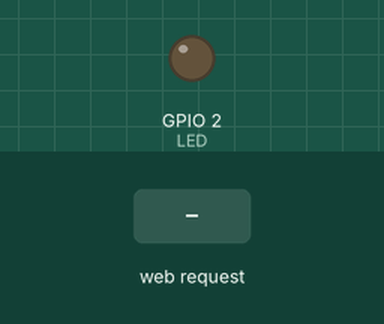
Recording of a sketch running on a simulated ESP8266 (NodeMCU). On the bench: output pins drawn as LEDs (lit = HIGH). The test bench sets the inputs (shaded band). WiFi joins after 1.5 s; servers stay silent unless stated; what the sketch prints to the serial monitor is not drawn.

Above: at 2.7 s.
2.8 s: HTTP request GET /acender received
At 3.5 s:
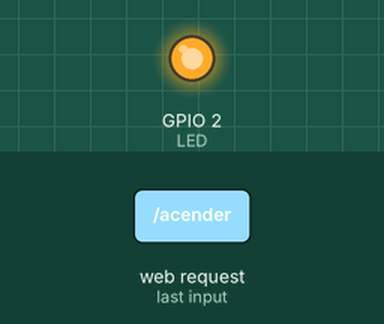
4.3 s: HTTP request GET /apagar received
At 4.6 s:
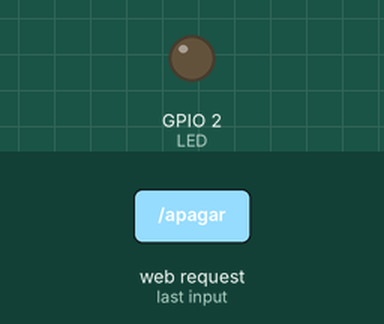
Timing chart, 0 to 7.3 s (numbered marks = the images above; inputs shaded):
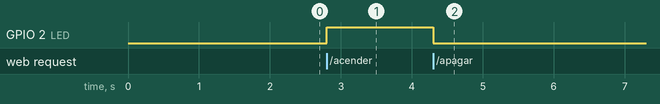

Measured:
- after the input at 2.8 s, GPIO 2 (LED): LOW → HIGH at once
- after the input at 4.3 s, GPIO 2 (LED): HIGH → LOW at once

The sketch:

10_botao___led_via_browser.ino
```cpp
/*
 * O código a baixo permite que um led seja controlado tanto pelo botão,
 * quanto pelo browser.
 * É dado um feedback ON ou OFF quando o botão é pressionado
 */

#include <ESP8266WiFi.h>
#include <WiFiClient.h>
#include <ESP8266WebServer.h>
#include "homePage.h"

#define NOME "Valdirene"  // O nome da rede utilizada
#define SENHA "wifi@@@@"  //credenciais da rede
#define LED 2            //GPIO 2 terá um led
#define BOTAO 0           //GPIO 0 terá um botão

//Definindo a porta do nosso webserver
ESP8266WebServer server(80);
void setup() {
  Serial.begin(115200);

  //definindo inputs e outputs
  pinMode(LED, OUTPUT);
  pinMode(BOTAO, INPUT);

  digitalWrite(LED, LOW);

  //=========== Configurações do Wifi =======================

  //Rece NOME e a SENHA que definimos
  WiFi.begin(NOME, SENHA);

    //Feedback do status da conexão
  Serial.println("");
  Serial.print("Conectando");
  while(WiFi.status() != WL_CONNECTED){
  delay(500);
  Serial.print(".");
  }
   //Configuração do IP fixo, deve ser congigurado com base na rede utilizada
  IPAddress ip(10, 0, 0, 125);
  IPAddress gateway(10, 0, 0, 1);
  IPAddress subnet(255, 255, 255, 0);
  Serial.print("Configurando IP fixo para: ");
  Serial.println(ip);


  //enviamos todas as informações que configuramos
  WiFi.config(ip, gateway, subnet);
    //Feedback
  Serial.println("");
  Serial.println("Connectado");
  Serial.print ("IP: ");
  Serial.println(WiFi.localIP());

  //=================== Funções das requisições HTTP ====================

  server.on("/home", HTTP_GET, pgInicial);
  server.on("/acender", HTTP_GET, acenderLed);
  server.on("/apagar", HTTP_GET, apagarLed);
  server.on("/pressionado", HTTP_GET, getPressionado);

  server.onNotFound(onNotFound);

  //Iniciando o servidor
  server.begin();
  Serial.println("O servidor HTTP foi iniciado");
}

//================================== LOOP =================================

void loop() {
  // Responsável por gerênciar as requisições,
  //chamando a função equivalente para cada requisição
  server.handleClient();
}

//Funções das requisições
void onNotFound()
{
  server.send(404, "text/plain", "Not Found");
}

//=========== Funções do LED================

//A função basicamente confere em que nível lógico está o led
//e inverte, ou seja, se ligado -> desliga e se desligado -> liga
void acenderLed()
{
  digitalWrite(LED, HIGH);
}
void apagarLed(){
  digitalWrite(LED, LOW);
}


//============ Funções do Botão ===================

void getPressionado(){
  int p = digitalRead(BOTAO);
  delay(200);

  String json = "{\"pressionado\":"+String(p)+"}";

  server.send(200, "application/json", json);
}

//==============Função da página Inicial=============

void pgInicial(){
  server.send(200, "text/html", homePage);
}
```

homePage.h
```cpp
const char homePage[] =
R"=====(
<!DOCTYPE html>
    <html lang="pt-BR">
    <head>
        <meta charset="UTF-8">
        <meta http-equiv="X-UA-Compatible" content="IE=edge">
        <meta name="viewport" content="width=device-width, initial-scale=1.0">
        <title>Controlando Led</title>
        <style>
            body{
                font-family: Arial, Helvetica, sans-serif;
                text-align: center;
                background-color: rgb(56, 56, 56);
            }
            h1{
                font-size: 2em;
                color: white;
                text-shadow: 1px 1px 2px rgba(0, 0, 0, 0.308) ;
            }
            p{
                color: white;
            }
            button{
                font-weight: bold;
                border-radius: 2px;
                padding: 4px;
                box-shadow: 2px 2px 4px rgba(0, 0, 0, 0.39);

            }
        </style>
    </head>
    <body>
        <h1>Botão no browser</h1>
        <p>Led 1:<button id="acender" onclick="acender()" >NotFound</button></p>

        <script>
            //A função refresh monitora o botão
            //Caso ele seja pressionado
            // ela simplesmente chama a função acender()
            refresh();
            setInterval(refresh, 200);

            function refresh()
            {
                var xmlhttp = new XMLHttpRequest();
                xmlhttp.onreadystatechange = function()
                {
                    if(xmlhttp.readyState == 4 && xmlhttp.status == 200)
                    {
                        if((JSON.parse(xmlhttp.responseText).pressionado) == 1){
                            acender();
                        }
                    }
                }

               xmlhttp.open('GET', 'http://10.0.0.125/pressionado', true);
               xmlhttp.send();
            }

            var contador = 0;

            function acender(){

                var xmlhttp = new XMLHttpRequest();
                var estilo = document.getElementById("acender");

                //A condição a abaixo apenas alterna o estado do led
                //Se ele estive em nivel alto vai para nivel baixo
                //E se estiver em nível baixo vai para nivel alto
                //Além de mudar o estilo do botão a cada troca de estado

                if(contador == 0)
                {
                    //Troca estado do led
                    xmlhttp.open('GET', 'http://10.0.0.125/acender', true);

                    //Estilo do botão
                    estilo.innerText = "ON";
                    estilo.style.background = "green";
                    contador = 1;
                }
                else if(contador == 1)
                {
                    //Troca estado do led
                    xmlhttp.open('GET', 'http://10.0.0.125/apagar', true);

                    //Estilo do botão
                    estilo.innerText = "OFF";
                    estilo.style.background = "red";
                    contador = 0;

                }
                xmlhttp.send();

            }


        </script>
    </body>
    </html>
)=====";
```
